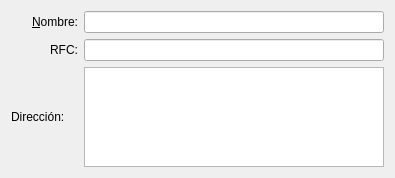
<?xml version="1.0" encoding="UTF-8"?>
<ui version="4.0">
 <class>datosCliente</class>
 <widget class="QWidget" name="datosCliente">
  <property name="geometry">
   <rect>
    <x>0</x>
    <y>0</y>
    <width>395</width>
    <height>162</height>
   </rect>
  </property>
  <property name="windowTitle">
   <string>Form</string>
  </property>
  <layout class="QGridLayout" name="gridLayout">
   <item row="0" column="0">
    <widget class="QLabel" name="label">
     <property name="sizePolicy">
      <sizepolicy hsizetype="Expanding" vsizetype="Preferred">
       <horstretch>0</horstretch>
       <verstretch>0</verstretch>
      </sizepolicy>
     </property>
     <property name="minimumSize">
      <size>
       <width>0</width>
       <height>0</height>
      </size>
     </property>
     <property name="text">
      <string>&amp;Nombre:</string>
     </property>
     <property name="alignment">
      <set>Qt::AlignRight|Qt::AlignTrailing|Qt::AlignVCenter</set>
     </property>
     <property name="buddy">
      <cstring>editNombre</cstring>
     </property>
    </widget>
   </item>
   <item row="0" column="1">
    <widget class="QLineEdit" name="editNombre">
     <property name="sizePolicy">
      <sizepolicy hsizetype="Maximum" vsizetype="Fixed">
       <horstretch>0</horstretch>
       <verstretch>0</verstretch>
      </sizepolicy>
     </property>
     <property name="minimumSize">
      <size>
       <width>300</width>
       <height>0</height>
      </size>
     </property>
     <property name="maximumSize">
      <size>
       <width>300</width>
       <height>16777215</height>
      </size>
     </property>
    </widget>
   </item>
   <item row="1" column="0">
    <widget class="QLabel" name="label_6">
     <property name="text">
      <string>RFC:</string>
     </property>
     <property name="alignment">
      <set>Qt::AlignRight|Qt::AlignTrailing|Qt::AlignVCenter</set>
     </property>
    </widget>
   </item>
   <item row="1" column="1">
    <widget class="QLineEdit" name="editRFC">
     <property name="maximumSize">
      <size>
       <width>300</width>
       <height>16777215</height>
      </size>
     </property>
    </widget>
   </item>
   <item row="2" column="0">
    <widget class="QLabel" name="label_2">
     <property name="text">
      <string>Dirección:</string>
     </property>
    </widget>
   </item>
   <item row="2" column="1">
    <widget class="QTextEdit" name="editDireccion">
     <property name="sizePolicy">
      <sizepolicy hsizetype="Minimum" vsizetype="MinimumExpanding">
       <horstretch>0</horstretch>
       <verstretch>0</verstretch>
      </sizepolicy>
     </property>
     <property name="maximumSize">
      <size>
       <width>16777215</width>
       <height>100</height>
      </size>
     </property>
     <property name="tabChangesFocus">
      <bool>true</bool>
     </property>
    </widget>
   </item>
  </layout>
 </widget>
 <resources/>
 <connections/>
</ui>
